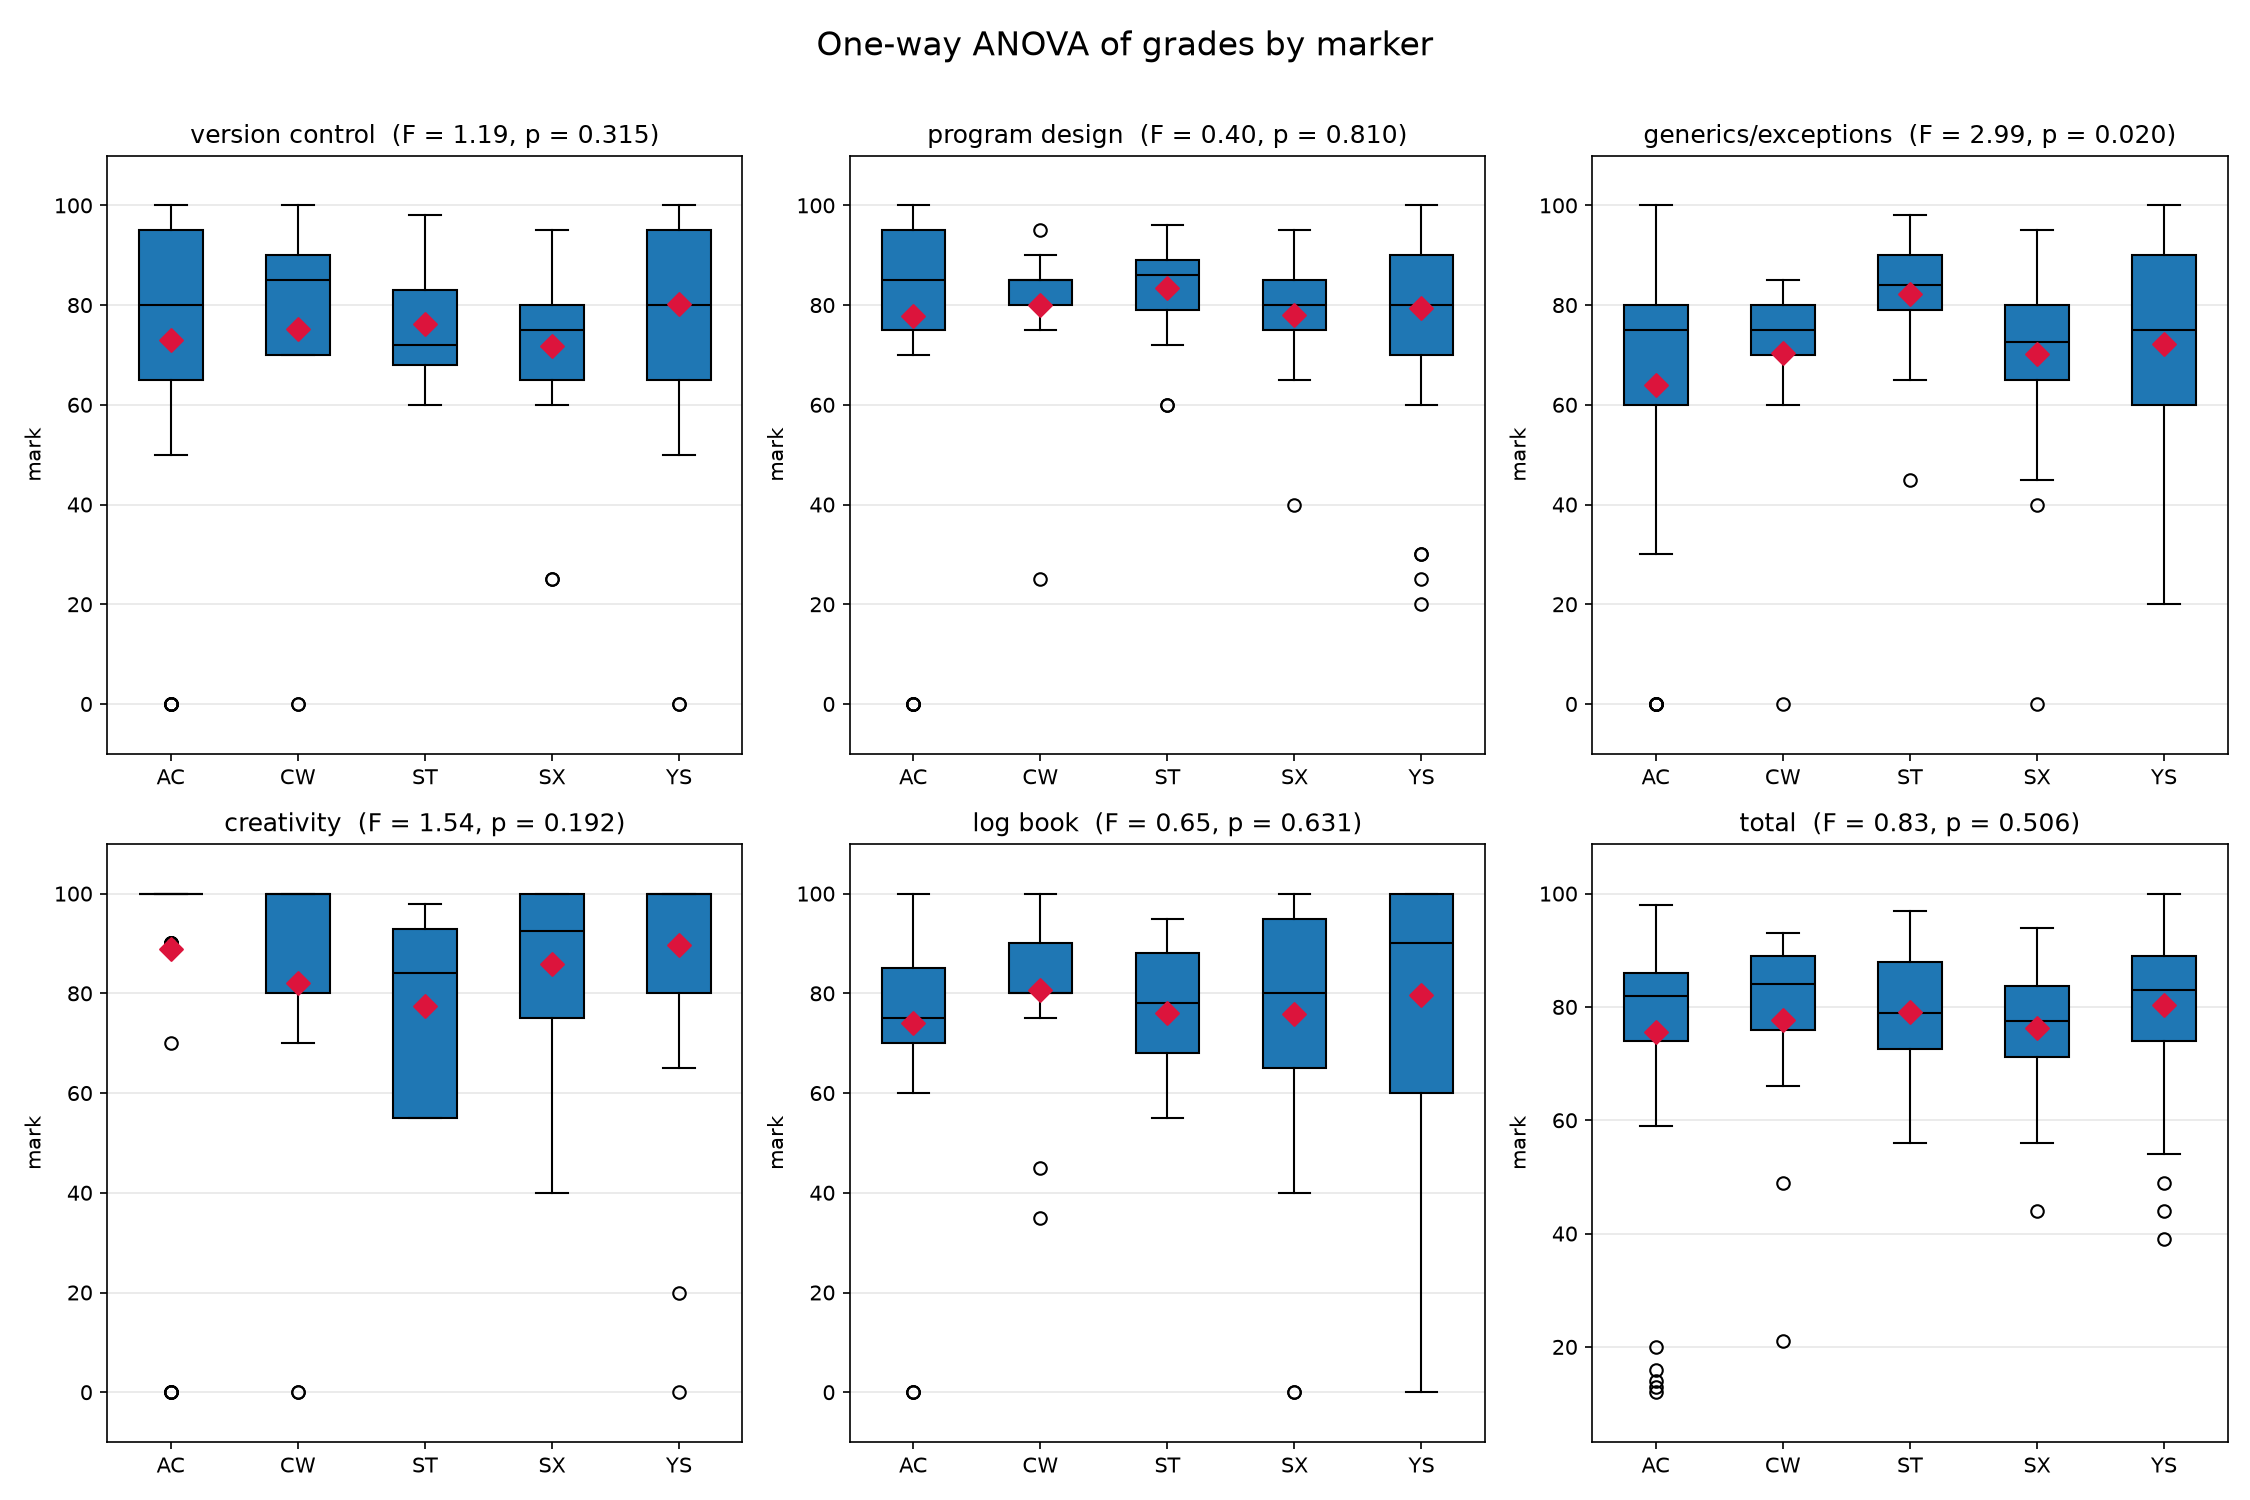

Here is the Python script that generated this plot:
#!/usr/bin/env python3
"""One-way ANOVA comparing grades awarded by different markers in marking.xlsx."""
import argparse
import pathlib

import matplotlib.pyplot as plt
import numpy as np
import pandas as pd
from scipy import stats

CRITERIA = [
    "version control",
    "program design",
    "generics/exceptions",
    "creativity",
    "log book",
]


def read_marking(folder: pathlib.Path) -> pd.DataFrame:
    df = pd.read_excel(folder / "marking.xlsx", sheet_name="evidence", dtype={"id": str})
    df["total"] = pd.to_numeric(df["total"], errors="coerce")
    for col in CRITERIA:
        df[col] = pd.to_numeric(df[col], errors="coerce")
    df["marker"] = df["marker"].astype(str).str.strip()
    df = df[df["total"].notna() & (df["total"] != 0)]
    df = df[df["marker"] != ""]
    return df


def anova_for_series(values: pd.Series, groups: pd.Series) -> dict:
    markers = groups.astype(str)
    present = values.notna() & markers.str.strip().ne("")
    subgroup = pd.DataFrame({"v": values[present], "g": markers[present]})
    gb = [
        subgroup.loc[subgroup["g"] == m, "v"].to_numpy(dtype=float)
        for m in sorted(subgroup["g"].unique())
    ]
    gb = [g for g in gb if g.size > 0]
    group_names = sorted(subgroup["g"].unique())
    if len(gb) < 2:
        return None
    f, p = stats.f_oneway(*gb)
    all_v = np.concatenate(gb)
    grand = all_v.mean()
    ss_between = sum(g.size * (g.mean() - grand) ** 2 for g in gb)
    ss_total = float(((all_v - grand) ** 2).sum())
    eta = ss_between / ss_total if ss_total else np.nan
    lev_f, lev_p = stats.levene(*gb)
    return {
        "groups": [(name, g) for name, g in zip(group_names, gb)],
        "f": f,
        "p": p,
        "eta": eta,
        "levene_p": lev_p,
        "n": all_v.size,
    }


def main() -> None:
    parser = argparse.ArgumentParser(description=__doc__)
    parser.add_argument("--folder", type=pathlib.Path, default=pathlib.Path(__file__).parent)
    parser.add_argument("--out", type=pathlib.Path, default=pathlib.Path("marker_anova.png"))
    args = parser.parse_args()

    df = read_marking(args.folder)
    markers = df["marker"]
    variables = list(CRITERIA) + ["total"]

    print(f"graded rows with marker: {len(df)}")
    print(f"markers: {sorted(markers.unique())}\n")
    results = {}
    for var in variables:
        res = anova_for_series(df[var], markers)
        results[var] = res

    print_table(variables, results)

    fig, axes = plt.subplots(2, 3, figsize=(15, 10))
    for ax, var in zip(axes.flat, variables):
        res = results[var]
        if res is None:
            ax.set_title(f"{var}  (fewer than 2 marker groups)")
            ax.axis("off")
            continue
        names = [n for n, _ in res["groups"]]
        data = [g for _, g in res["groups"]]
        bp = ax.boxplot(data, tick_labels=names, widths=0.5, patch_artist=True, medianprops=dict(color="black"))
        for i, g in enumerate(data, start=1):
            patch = bp["boxes"][i - 1]
            patch.set_facecolor("#1f77b4")
            ax.scatter([i], [g.mean()], color="crimson", zorder=5, s=60, marker="D")
        ax.set_title(f"{var}  (F = {res['f']:.2f}, p = {res['p']:.3f})")
        ax.set_ylabel("mark")
        ax.grid(alpha=0.3, axis="y")
        ax.margins(y=0.1)

    fig.suptitle("One-way ANOVA of grades by marker", fontsize=16)
    fig.tight_layout(rect=(0, 0, 1, 0.97))
    out = args.folder / args.out
    fig.savefig(out, dpi=150)
    print(f"\nsaved: {out}")


def print_table(variables: list[str], results: dict) -> None:
    print(
        f"{'variable':<22}{'marker':>8}{'n':>5}{'mean':>8}{'sd':>8}"
        f"{'  F':>8}{'p':>9}{'eta^2':>8}{'levene p':>10}"
    )
    print("-" * 86)
    for var in variables:
        res = results[var]
        if res is None:
            print(f"{var:<22} insufficient groups")
            continue
        for name, g in res["groups"]:
            print(
                f"{var:<22}{name:>8}{g.size:>5}{g.mean():>8.2f}{g.std():>8.2f}"
                f"{res['f']:>8.2f}{res['p']:>9.3f}{res['eta']:>8.2f}{res['levene_p']:>10.3f}"
            )
            var = ""
        print()


if __name__ == "__main__":
    main()
